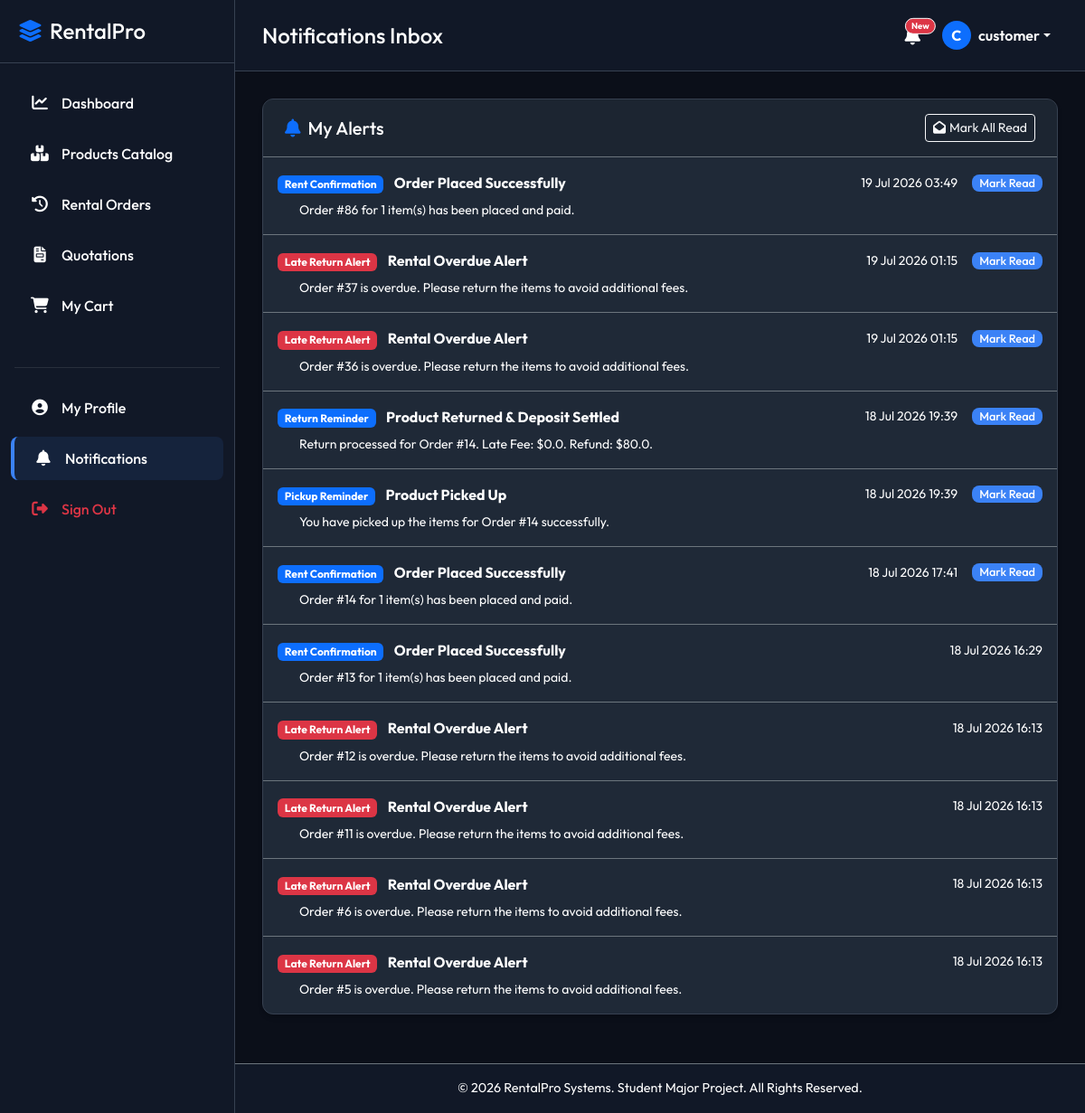
The app's page /notifications/ (signed in) with its own data.
### notifications/models.py (models this page shows, shortened)
class Notification(models.Model):
    TYPE_CHOICES = [
        ('rent_confirm', 'Rent Confirmation'),
        ('pickup_remind', 'Pickup Reminder'),
        ('return_remind', 'Return Reminder'),
        ('late_alert', 'Late Return Alert'),
        ('pay_success', 'Payment Success'),
        ('deposit_refund', 'Deposit Refund'),
    ]
    user = models.ForeignKey(User, on_delete=models.CASCADE, related_name='notifications')
    title = models.CharField(max_length=200)
    message = models.TextField()
    notification_type = models.CharField(max_length=20, choices=TYPE_CHOICES)
    created_at = models.DateTimeField(auto_now_add=True)
    is_read = models.BooleanField(default=False)
    class Meta:
        ordering = ['-created_at']

### notifications/views.py (the view)
# urls.py: path('', views.notification_list, name='notification_list'),
@login_required
def notification_list(request):
    notifications = Notification.objects.filter(user=request.user).order_by('-created_at')
    return render(request, 'notifications/notification_list.html', {
        'notifications': notifications
    })

### accounts/context_processors.py (called while the page is built)
def customer_profile_context(request):
    if request.user.is_authenticated:
        try:
            profile = request.user.customer_profile
        except Customer.DoesNotExist:
            profile = None
    else:
        profile = None
    return {
        'customer_profile': profile,
        'user_role': get_user_role(request.user),
    }

### accounts/permissions.py (called while the page is built)
def get_user_role(user):
    if not user.is_authenticated:
        return None
    try:
        return user.profile.role
    except Exception:
        return 'admin' if (user.is_superuser or user.is_staff) else 'customer'

### templates/notifications/notification_list.html (shortened to what this page needs)
{% extends "base.html" %}
{% block page_header %}Notifications Inbox{% endblock %}
{% block content %}
<div class="card card-custom">
    <div class="card-header d-flex justify-content-between align-items-center border-secondary">
        <h5 class="m-0 text-white"><i class="fa-solid fa-bell text-primary me-2"></i>My Alerts</h5>
        {% if notifications %}
            <a href="{% url 'notifications:mark_all_read' %}" class="btn btn-sm btn-outline-light"><i class="fa-solid fa-envelope-open me-1"></i>Mark All Read</a>
        {% endif %}
    </div>
    <div class="card-body p-0">
        <div class="list-group list-group-flush list-group-dark">
            {% for n in notifications %}
                <div class="list-group-item bg-transparent text-white border-secondary py-3 {% if not n.is_read %}bg-primary bg-opacity-10{% endif %}">
                    <div class="d-flex w-100 justify-content-between align-items-center">
                        <div>
                            <span class="badge {% if n.notification_type == 'late_alert' %}bg-danger{% elif n.notification_type == 'pay_success' %}bg-success{% else %}bg-primary{% endif %} me-2">
                                {{ n.get_notification_type_display }}
                            </span>
                            <strong class="text-white">{{ n.title }}</strong>
                        </div>
                        <div class="d-flex align-items-center gap-3">
                            <small class="text-white">{{ n.created_at|date:"d M Y H:i" }}</small>
                            {% if not n.is_read %}
                                <a href="{% url 'notifications:mark_as_read' n.pk %}" class="btn btn-sm btn-accent py-0 px-2" style="font-size: 0.8rem;">Mark Read</a>
                            {% endif %}
                        </div>
                    </div>
                    <p class="mb-0 text-white small mt-2 ms-4">{{ n.message }}</p>
                </div>
            {% empty %}
                <div class="p-5 text-center text-white">
                    <i class="fa-solid fa-envelope-open fa-3x mb-3 text-white"></i>
                    <p class="m-0">Your notification inbox is clean.</p>
                </div>
            {% endfor %}
        </div>
    </div>
</div>
{% endblock %}

### templates/base.html (shortened to what this page needs)
<!DOCTYPE html>
<html lang="en">
<head>
    <link href="https://cdn.jsdelivr.net/npm/bootstrap@5.3.0/dist/css/bootstrap.min.css" rel="stylesheet">
    <link rel="stylesheet" href="https://cdnjs.cloudflare.com/ajax/libs/font-awesome/6.4.0/css/all.min.css">
</head>
<body>
    <div id="sidebar">
        <div class="sidebar-header d-flex align-items-center justify-content-between">
            <h4 class="m-0 text-white"><i class="fa-solid fa-layer-group text-primary me-2"></i>RentalPro</h4>
        </div>
        <ul class="nav flex-column mt-3">
            {% if user.is_authenticated %}
                <li class="nav-item">
                    <a href="{% url 'dashboard:home' %}" class="nav-link {% if '/dashboard/' in request.path %}active{% endif %}">
                        <i class="fa-solid fa-chart-line"></i> Dashboard
                    </a>
                </li>
                <li class="nav-item">
                    <a href="{% url 'products:product_list' %}" class="nav-link {% if '/products/' in request.path %}active{% endif %}">
                        <i class="fa-solid fa-boxes-stacked"></i> Products Catalog
                    </a>
                </li>
                <li class="nav-item">
                    <a href="{% url 'rentals:order_list' %}" class="nav-link {% if '/rentals/orders/' in request.path %}active{% endif %}">
                        <i class="fa-solid fa-clock-rotate-left"></i> Rental Orders
                    </a>
                </li>
                <li class="nav-item">
                    <a href="{% url 'quotation:quotation_list' %}" class="nav-link {% if '/quotation/' in request.path %}active{% endif %}">
                        <i class="fa-solid fa-file-invoice"></i> Quotations
                    </a>
                </li>
                {% if user_role == 'customer' %}
                <li class="nav-item">
                    <a href="{% url 'rentals:cart' %}" class="nav-link {% if '/rentals/cart/' in request.path %}active{% endif %}">
                        <i class="fa-solid fa-cart-shopping"></i> My Cart
                    </a>
                </li>
                {% endif %}
                <li class="nav-item mt-4">
                    <hr class="border-secondary mx-3">
                </li>
                <li class="nav-item">
                    <a href="{% url 'accounts:profile' %}" class="nav-link {% if '/accounts/profile/' in request.path %}active{% endif %}">
                        <i class="fa-solid fa-circle-user"></i> My Profile
                    </a>
                </li>
                <li class="nav-item">
                    <a href="{% url 'notifications:notification_list' %}" class="nav-link {% if '/notifications/' in request.path %}active{% endif %}">
                        <i class="fa-solid fa-bell"></i> Notifications
                    </a>
                </li>
                <li class="nav-item">
                    <a href="{% url 'accounts:logout' %}" class="nav-link text-danger">
                        <i class="fa-solid fa-right-from-bracket"></i> Sign Out
                    </a>
                </li>
            {% endif %}
        </ul>
    </div>
    <div id="content-wrapper">
        <nav class="navbar navbar-expand main-navbar">
            <div class="container-fluid p-0">
                <h4 class="text-white m-0 d-none d-md-block">{% block page_header %}Rental Operations{% endblock %}</h4>
                <ul class="navbar-nav ms-auto align-items-center">
                    {% if user.is_authenticated %}
                        <li class="nav-item me-3">
                            <a href="{% url 'notifications:notification_list' %}" class="position-relative text-white">
                                <i class="fa-solid fa-bell fa-lg"></i>
                                <span class="position-absolute top-0 start-100 translate-middle badge rounded-pill bg-danger border border-light" style="font-size: 0.6rem;">
                                    New
                                </span>
                            </a>
                        </li>
                        <li class="nav-item dropdown">
                            <a class="nav-link dropdown-toggle text-white d-flex align-items-center" href="#" role="button" data-bs-toggle="dropdown" aria-expanded="false">
                                {% if customer_profile and customer_profile.profile_image %}
                                    <img src="{{ customer_profile.profile_image.url }}" class="rounded-circle me-2" width="32" height="32" style="object-fit: cover;">
                                {% else %}
                                    <div class="rounded-circle bg-primary d-flex align-items-center justify-content-center text-white me-2" style="width: 32px; height: 32px; font-weight: bold;">
                                        {{ user.username|slice:":1"|upper }}
                                    </div>
                                {% endif %}
                                <span class="d-none d-sm-inline fw-semibold">{{ user.username }}</span>
                            </a>
                        </li>
                    {% endif %}
                </ul>
            </div>
        </nav>
        <div class="content-body">
            {% block content %}{% endblock %}
        </div>
        <footer class="text-center py-3 border-top border-secondary mt-auto" style="background-color: var(--primary-bg);">
            <p class="m-0 text-white" style="font-size: 0.9rem;">&copy; 2026 RentalPro Systems. Student Major Project. All Rights Reserved.</p>
        </footer>
    </div>
</body>
</html>

### templates/base.html (style rules this page uses)
:root { --primary-bg: #111827; --secondary-bg: #1f2937; --accent-color: #3b82f6; --accent-hover: #2563eb; --text-main: #f3f4f6; --text-muted: #ffffff; --sidebar-width: 260px; }
body { font-family: 'Outfit', sans-serif; background-color: #0b0f19; color: var(--text-main); overflow-x: hidden; min-height: 100vh; }
#sidebar { width: var(--sidebar-width); background-color: var(--primary-bg); border-right: 1px solid #374151; position: fixed; top: 0; bottom: 0; left: 0; z-index: 100; transition: all 0.3s; }
#sidebar .sidebar-header { padding: 20px; border-bottom: 1px solid #374151; }
#sidebar .nav-link { color: var(--text-muted); padding: 12px 20px; font-weight: 500; display: flex; align-items: center; border-radius: 8px; margin: 4px 12px; transition: all 0.2s; }
#sidebar .nav-link i { margin-right: 12px; font-size: 1.1rem; width: 24px; text-align: center; }
#sidebar .nav-link:hover, #sidebar .nav-link.active { color: #ffffff; background-color: var(--secondary-bg); }
#sidebar .nav-link.active { border-left: 4px solid var(--accent-color); background-color: rgba(59, 130, 246, 0.1); }
#content-wrapper { margin-left: var(--sidebar-width); min-height: 100vh; display: flex; flex-direction: column; transition: all 0.3s; }
.main-navbar { background-color: var(--primary-bg); border-bottom: 1px solid #374151; padding: 15px 30px; }
.content-body { padding: 30px; flex-grow: 1; }
.card-custom { background-color: var(--secondary-bg); border: 1px solid #374151; border-radius: 12px; box-shadow: 0 4px 6px -1px rgba(0, 0, 0, 0.1), 0 2px 4px -1px rgba(0, 0, 0, 0.06); margin-bottom: 24px; color: var(--text-main); }
.card-custom .card-header { background-color: rgba(0, 0, 0, 0.1); border-bottom: 1px solid #374151; padding: 16px 24px; font-weight: 600; }
.card-custom .card-body { padding: 24px; }
.btn-accent { background-color: var(--accent-color); color: white; border-radius: 8px; padding: 10px 20px; font-weight: 500; border: none; transition: all 0.2s; }

### records on screen
Notification: notification_type "Rent Confirmation", title "Order Placed Successfully", created_at "19 Jul 2026 03:49", is_read "Mark Read", message "Order #86 for 1 item(s) has been placed and paid."
Notification: notification_type "Late Return Alert", title "Rental Overdue Alert", created_at "19 Jul 2026 01:15", is_read "Mark Read", message "Order #37 is overdue. Please return the items to avoid additional fees."
Notification: notification_type "Late Return Alert", title "Rental Overdue Alert", created_at "19 Jul 2026 01:15", is_read "Mark Read", message "Order #36 is overdue. Please return the items to avoid additional fees."
Notification: notification_type "Return Reminder", title "Product Returned & Deposit Settled", created_at "18 Jul 2026 19:39", is_read "Mark Read", message "Return processed for Order #14. Late Fee: $0.0. Refund: $80.0."
Notification: notification_type "Pickup Reminder", title "Product Picked Up", created_at "18 Jul 2026 19:39", is_read "Mark Read", message "You have picked up the items for Order #14 successfully."
Notification: notification_type "Rent Confirmation", title "Order Placed Successfully", created_at "18 Jul 2026 17:41", is_read "Mark Read", message "Order #14 for 1 item(s) has been placed and paid."
Notification: notification_type "Rent Confirmation", title "Order Placed Successfully", created_at "18 Jul 2026 16:29", message "Order #13 for 1 item(s) has been placed and paid."
Notification: notification_type "Late Return Alert", title "Rental Overdue Alert", created_at "18 Jul 2026 16:13", message "Order #12 is overdue. Please return the items to avoid additional fees."
Notification: notification_type "Late Return Alert", title "Rental Overdue Alert", created_at "18 Jul 2026 16:13", message "Order #11 is overdue. Please return the items to avoid additional fees."
Notification: notification_type "Late Return Alert", title "Rental Overdue Alert", created_at "18 Jul 2026 16:13", message "Order #6 is overdue. Please return the items to avoid additional fees."
Notification: notification_type "Late Return Alert", title "Rental Overdue Alert", created_at "18 Jul 2026 16:13", message "Order #5 is overdue. Please return the items to avoid additional fees."

### other values on screen
{{ user.username|slice:":1"|upper }} "C"
{{ user.username }} "customer"
